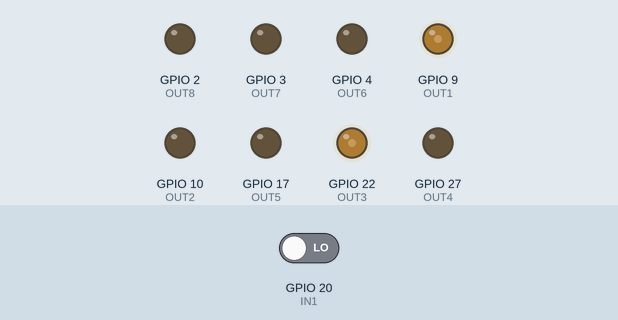
Simulated run of this program. Board: Raspberry Pi (BCM pin numbers). Parts: output pins drawn as LEDs (lit = HIGH). The inputs (shaded band) are chosen by the test bench; at power-on: GPIO 20 (IN1) LOW. The camera gives no picture and a still takes 0.5 s.

Above: at 0.05 s.
Timing chart, 0 to 3.0 s (numbered marks = the images above):
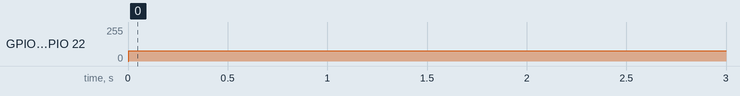

The program:

robot_Auto.py
```python
import RPi.GPIO as GPIO
import metroGPIO as io
import time
import os
import sys
import curses
import picamera

##IgnoreWarnings##
GPIO.setwarnings(False)

##InitPins##
io.initMetroPins()
GPIO.setup(io.IN1,GPIO.IN,pull_up_down=GPIO.PUD_DOWN)
GPIO.setup(io.IN8,GPIO.IN,pull_up_down=GPIO.PUD_DOWN)

##DefinePins##
RF = GPIO.PWM(io.OUT1, 100)
RB = GPIO.PWM(io.OUT2, 100)
LF = GPIO.PWM(io.OUT3, 100)
LB = GPIO.PWM(io.OUT4, 100)

##MovingActions##
def idl(): #Idle
	RF.start(0)
	LB.start(0)
	RB.start(0)
	LF.start(0)

def fwd(dc,t): #Go forward
	RF.start(dc)
	LF.start(dc)
	time.sleep(t)

def bwd(dc,t): #Go backward
	RB.start(dc)
	LB.start(dc)
	time.sleep(t)

def tlt(dc,t): #Turn left
	RF.start(dc)
	time.sleep(t)

def trt(dc,t): #Turn right
	LF.start(dc)
	time.sleep(t)


##Camera##
def camera():
	camera = picamera.PiCamera()
	camera.resolution = (1024, 768)
	camera.start_preview()
	time.sleep(2) #Camera warm-up time
	camera.capture("Triforce.JPG")


##Auto Go##
def go(dir,dist):
	##Distance Calculation##
	steps = dist * 20 / dia

	try:
		GPIO.add_event_detect(io.IN1,GPIO.RISING,callback=count)
		while (c <= steps):
			if dir == 1:
				fwd(dc,t)
			elif dir == -1:
				bwd(dc,t)
			time.sleep(0.02)
			idl()
		GPIO.remove_event_detect(io.IN1)
		global c
		c = 0
	except KeyboardInterrupt:
		GPIO.cleanup()

##Auto Turn##
def turn(dir,deg):
	try:
		if dir == 1: #Clockwise
			steps = deg * 5 / 20 #Calculate steps needed to turn
			GPIO.add_event_detect(io.IN8,GPIO.RISING, callback=count)
			while (c <= steps):
				trt(dct,t)
				time.sleep(0.02)
				idl()
			GPIO.remove_event_detect(io.IN8)
			global c
			c = 0
		elif dir == -1: #Counter-clockwise
			steps = deg * 5 / 20 #Calculate steps needed to turn3.9
			GPIO.add_event_detect(io.IN1,GPIO.RISING, callback=count)
			while (c <= steps):
				tlt(dct,t)
				time.sleep(0.02)
				idl()
			GPIO.remove_event_detect(io.IN1)
			global c
			c = 0
	except KeyboardInterrupt:
		GPIO.cleanup()

##InitVars##
	#Calculation Values
dia = 204.2506464

	#InitCount
c = 0

	#PWM values
dc = 30
dcr  = dc*1.2#(26/21)#495#3.785/3
dct = 30

	#Time value
t = 0.01

#Call back functions
def count(channel):
	global c
	c += 1

def count1(channel):
	global c1
	c1 += 1

#Process input#
def go_track(x, y, z):
	if (x == 1):
		go(y,z)
	elif(x == 2):
		turn(y,z)

#Read track from file#
def read_track():
	track = open("track.txt","r")
	content = track.readlines()
	action = []

	for line in content:
		for i in line.split():
			tmp = int(i)
			action.append(tmp)
		go_track(action[0],action[1],action[2])
		time.sleep(0.15)
		action = []
	track.close()

##Main##
##Automatic Mode##
idl()
read_track()
GPIO.cleanup()
```

metroGPIO.py
```python
# Output pins of Metropolia's GPIO addon board
# O_P* should be used in the code.
# Numbers 3,5,... are Raspberry pi board pin numbers and they should not be changed unless you know the addon board layout

import RPi.GPIO as GPIO

GPIO.setmode(GPIO.BCM)
GPIO.setwarnings(False)

#Output pins
global OUT1
global OUT2
global OUT3
global OUT4
global OUT5
global OUT6
global OUT7
global OUT8
OUT1=9
OUT2=10
OUT3=22
OUT4=27
OUT5=17
OUT6=4
OUT7=3
OUT8=2

#Input pins
global IN1
global IN2
global IN3
global IN4
global IN5
global IN6
global IN7
global IN8
IN1=20
IN2=21
IN3=26
IN4=19
IN5=13
IN6=6
IN7=5
IN8=11

def initMetroPins():
	#Output pins
	GPIO.setup(OUT1,GPIO.OUT)
	GPIO.setup(OUT2,GPIO.OUT)
	GPIO.setup(OUT3,GPIO.OUT)
	GPIO.setup(OUT4,GPIO.OUT)
	GPIO.setup(OUT5,GPIO.OUT)
	GPIO.setup(OUT6,GPIO.OUT)
	GPIO.setup(OUT7,GPIO.OUT)
	GPIO.setup(OUT8,GPIO.OUT)

	#Input pins
	GPIO.setup(IN1,GPIO.IN)
	GPIO.setup(IN2,GPIO.IN)
	GPIO.setup(IN3,GPIO.IN)
	GPIO.setup(IN4,GPIO.IN)
	GPIO.setup(IN5,GPIO.IN)
	GPIO.setup(IN6,GPIO.IN)
	GPIO.setup(IN7,GPIO.IN)
	GPIO.setup(IN8,GPIO.IN)
```

Measured:
- by itself, GPIO 9 (OUT1), GPIO 22 (OUT3): 0/255 → 77/255 at 0.00 s
